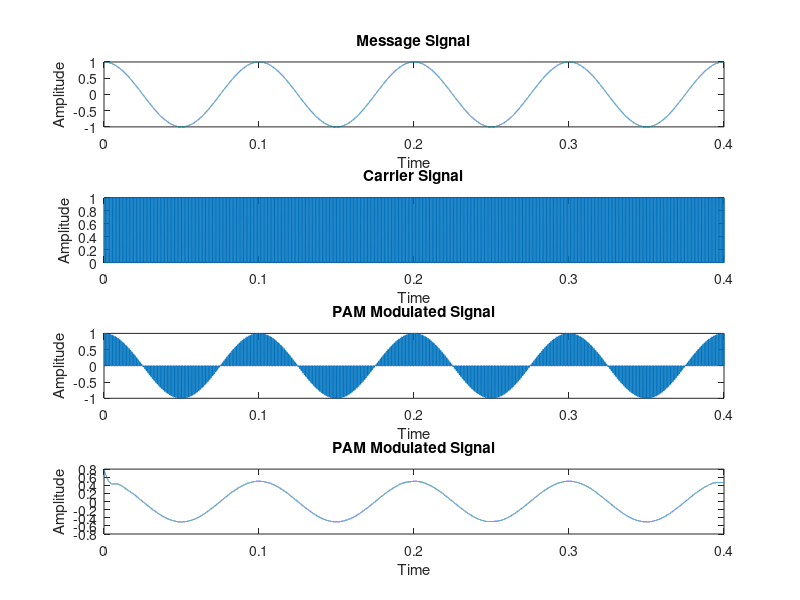

This figure's MATLAB source:
%% PAM using Natural Sampling
fc = 1000;
fm  = 10;
fs = 100*fc;
t = 0:1/fs:4/fm;
Msg_sgl  = cos(2*pi*fm*t);
Carr_sgl = 0.5*square(2*pi*fc*t) + 0.5;
Mod_sgl  = Msg_sgl .* Carr_sgl;

figure;
subplot(4,1,1);
plot(t, Msg_sgl);
title('Message Signal');
xlabel('Time');
ylabel('Amplitude');

subplot(4,1,2);
plot(t, Carr_sgl);
title('Carrier Signal');
xlabel('Time');
ylabel('Amplitude');

subplot(4,1,3);
plot(t, Mod_sgl);
title('PAM Modulated Signal');
xlabel('Time');
ylabel('Amplitude')


[b, a] = butter(5, (fm*2)/(fc*10)); % 5th order Butterworth filter
recovered_signal = filtfilt(b, a, Mod_sgl);

subplot(4,1,4);
plot(t, recovered_signal);
title('PAM Modulated Signal');
xlabel('Time');
ylabel('Amplitude')
